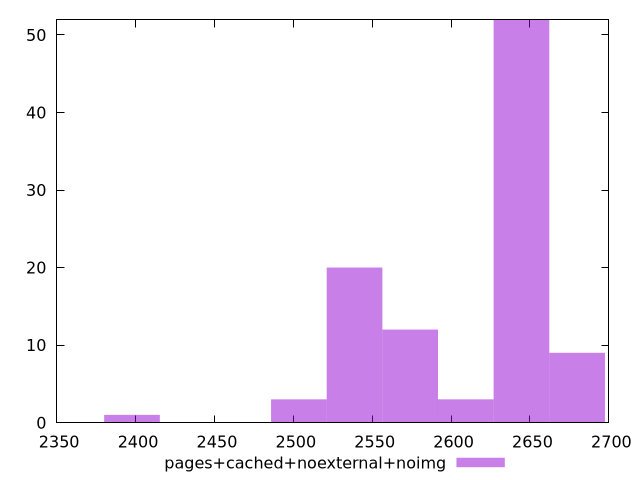

Recreate this plot in gnuplot.
$_pagesCachedNoexternalNoimg <<EOF
2574.070773139773 12
2538.809529672105 20
2644.5932600751094 52
2609.332016607441 3
2679.8545035427774 9
2503.548286204437 3
2397.7645558014324 1
EOF
set key outside below
set terminal pngcairo
set output "report_00006_2020-11-02T20-21-41.718Z/speed-index/pages+cached+noexternal+noimg//raw_hist.png"
set yrange [0:52]
set boxwidth 35.26124346766812
set style fill transparent solid 0.5 noborder
plot $_pagesCachedNoexternalNoimg title "pages+cached+noexternal+noimg" with boxes ,
